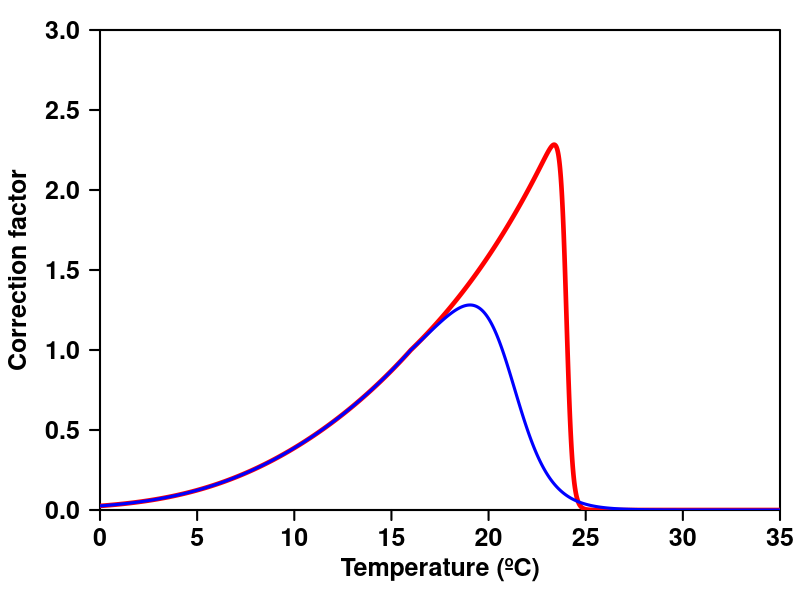

R code for this plot:
#=============================================================================#
# Name   : CT_curves_Engraulis_encrasicolus
# Author : Jorge Flores-Valiente
# Date   : 
# Version:
# Aim    : Calculate and plot CT curve for DEB model
# URL    : 
#=============================================================================#
dirpath  <- 'C:/Users/jflores/Desktop/'
out_name <- 'CTcurves_Engraulis_encrasicolus'

T_K    <- 273.15;     # Kelvin
T_ref  <- 16 + T_K;   # Kelvin
T_A    <- 9800

# Temperature range
Temp   <- seq(from = 0, to = 35, by = 0.01) + T_K; # Kelvin

text_size <- 1
#=============================================================================#
#===================== Do not change anything from here ======================#
#=============================================================================#
png(filename = paste0(dirpath, out_name, '.png'), width = 850, height = 550, res = 120)
par(mar = c(4.5,5,1.5,1))
plot(Temp, type = 'n', axes = F, xlab = '', ylab = '', xaxs = 'i', yaxs = 'i', xlim = c(0,35), ylim = c(0,3))
axis(1, font = 2, lwd.ticks = 2, cex = 2, cex.axis = 1.5)
axis(2, font = 2, lwd.ticks = 2, cex = 2, cex.axis = 1.5, las = 2)
box(lwd = 2)
mtext(side = 1, line = 2.5, font = 2, cex = 1.5, text = 'Temperature (ºC)')
mtext(side = 2, line = 3.5, font = 2, cex = 1.5, text = 'Correction factor')

#===== CASE 2 =====#
# Parameters
T_L  <- 6 + T_K     # K Lower temp boundary
T_H  <- 24 + T_K    # K Upper temp boundary
T_A  <- T_A        # K Arrhenius temperature
T_AL <- 20000       # K Arrh. temp for lower boundary
T_AH <- 190000*3    # K Arrh. temp for upper boundary

s_A = exp(T_A/T_ref - T_A/Temp)  # Arrhenius factor

# 1-parameter correction factor
TC_1 = s_A

# 5-parameter correction factor
if(T_L > T_ref || T_H < T_ref){
  warning('Warning : invalid parameter combination, T_L > T_ref and/or T_H < T_ref\n')
}

s_L_ratio <- (1 + exp(T_AL/T_ref - T_AL/T_L)) / (1 + exp(T_AL/Temp - T_AL/T_L))
s_H_ratio <- (1 + exp(T_AH/T_H - T_AH/T_ref)) / (1 + exp(T_AH/T_H - T_AH/Temp))
TC_5      <- s_A * ((Temp <= T_ref) * s_L_ratio + (Temp > T_ref) * s_H_ratio)
TC_ring1 <- TC_5
lines(Temp - T_K, TC_5, lwd = 4.5, col = 'red')

# text(2.5, 2.8, adj = 0, font = 2, col = 'red', cex = text_size, bquote(paste('T'[L]*' = ',  .(T_L-T_K))))
# text(2.5, 2.5, adj = 0, font = 2, col = 'red', cex = text_size, bquote(paste('T'[H]*' = ',  .(T_H-T_K))))
# text(2.5, 2.2, adj = 0, font = 2, col = 'red', cex = text_size, bquote(paste('T'[A]*' = ',  .(T_A))))
# text(2.5, 1.9, adj = 0, font = 2, col = 'red', cex = text_size, bquote(paste('T'[AL]*' = ', .(T_AL))))
# text(2.5, 1.6, adj = 0, font = 2, col = 'red', cex = text_size, bquote(paste('T'[AH]*' = ', .(T_AH))))
# text(2.5, 1.3, adj = 0, font = 2, col = 'red', cex = text_size, bquote(paste('TC'[max]*' = ', .(Temp[which.max(TC_5)]-T_K))))

#===== CASE 1 =====#
# Parameters
T_L  <- 6 + T_K     # K Lower temp boundary
T_H  <- 21 + T_K    # K Upper temp boundary
T_A  <- T_A        # K Arrhenius temperature
T_AL <- 20000       # K Arrh. temp for lower boundary
T_AH <- 190000/2    # K Arrh. temp for upper boundary

s_A = exp(T_A/T_ref - T_A/Temp)  # Arrhenius factor

# 1-parameter correction factor
TC_1 = s_A

# 5-parameter correction factor
if(T_L > T_ref || T_H < T_ref){
  warning('Warning : invalid parameter combination, T_L > T_ref and/or T_H < T_ref\n')
}

s_L_ratio <- (1 + exp(T_AL/T_ref - T_AL/T_L)) / (1 + exp(T_AL/Temp - T_AL/T_L))
s_H_ratio <- (1 + exp(T_AH/T_H - T_AH/T_ref)) / (1 + exp(T_AH/T_H - T_AH/Temp))
TC_5      <- s_A * ((Temp <= T_ref) * s_L_ratio + (Temp > T_ref) * s_H_ratio)
TC_ring2 <- TC_5
lines(Temp - T_K, TC_5, lwd = 3.0, col = 'blue')

# text(27, 2.8, adj = 0, font = 2, col = 'blue', cex = text_size, bquote(paste('T'[L]*' = ',  .(T_L-T_K))))
# text(27, 2.5, adj = 0, font = 2, col = 'blue', cex = text_size, bquote(paste('T'[H]*' = ',  .(T_H-T_K))))
# text(27, 2.2, adj = 0, font = 2, col = 'blue', cex = text_size, bquote(paste('T'[A]*' = ',  .(T_A))))
# text(27, 1.9, adj = 0, font = 2, col = 'blue', cex = text_size, bquote(paste('T'[AL]*' = ', .(T_AL))))
# text(27, 1.6, adj = 0, font = 2, col = 'blue', cex = text_size, bquote(paste('T'[AH]*' = ', .(T_AH))))
# text(27, 1.3, adj = 0, font = 2, col = 'blue', cex = text_size, bquote(paste('TC'[max]*' = ', .(Temp[which.max(TC_5)]-T_K))))

# #===== CURVE 3 =====#
# # Parameters
# T_L  <- 6 + T_K    # K Lower temp boundary
# T_H  <- 17 + T_K   # K Upper temp boundary
# T_A  <- T_A        # K Arrhenius temperature
# T_AL <- 20000      # K Arrh. temp for lower boundary
# T_AH <- 190000 / 4 # K Arrh. temp for upper boundary
# 
# s_A = exp(T_A/T_ref - T_A/Temp)  # Arrhenius factor
# 
# # 1-parameter correction factor
# TC_1 = s_A
# 
# # 5-parameter correction factor
# if(T_L > T_ref || T_H < T_ref){
#   warning('Warning : invalid parameter combination, T_L > T_ref and/or T_H < T_ref\n')
# }
# 
# s_L_ratio <- (1 + exp(T_AL/T_ref - T_AL/T_L)) / (1 + exp(T_AL/Temp - T_AL/T_L))
# s_H_ratio <- (1 + exp(T_AH/T_H - T_AH/T_ref)) / (1 + exp(T_AH/T_H - T_AH/Temp))
# TC_5      <- s_A * ((Temp <= T_ref) * s_L_ratio + (Temp > T_ref) * s_H_ratio)
# lines(Temp - T_K, TC_5, lwd = 2.0, col = 'green')
# 
# text(27, 2.8, adj = 0, font = 2, col = 'blue', cex = text_size, bquote(paste('T'[L]*' = ',  .(T_L-T_K))))
# text(27, 2.5, adj = 0, font = 2, col = 'blue', cex = text_size, bquote(paste('T'[H]*' = ',  .(T_H-T_K))))
# text(27, 2.2, adj = 0, font = 2, col = 'blue', cex = text_size, bquote(paste('T'[A]*' = ',  .(T_A))))
# text(27, 1.9, adj = 0, font = 2, col = 'blue', cex = text_size, bquote(paste('T'[AL]*' = ', .(T_AL))))
# text(27, 1.6, adj = 0, font = 2, col = 'blue', cex = text_size, bquote(paste('T'[AH]*' = ', .(T_AH))))
# text(27, 1.3, adj = 0, font = 2, col = 'blue', cex = text_size, bquote(paste('TC'[max]*' = ', .(Temp[which.max(TC_5)]-T_K))))

dev.off()
#=============================================================================#
# END OF PROGRAM
#=============================================================================#